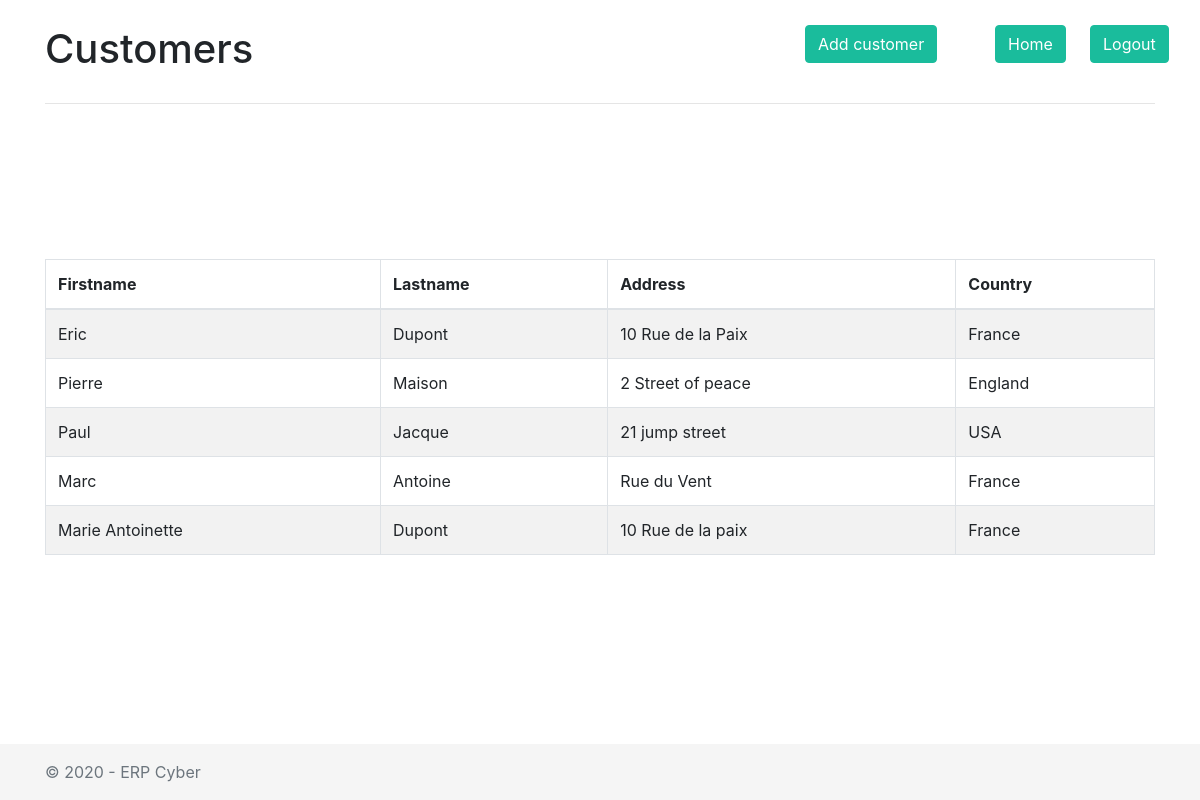
Page /view/customers.php (signed in) on the committed database.
### tables this page shows
CREATE TABLE `customer` (
  `id` int(11) NOT NULL,
  `Name` varchar(50) NOT NULL,
  `LastName` varchar(50) NOT NULL,
  `Address` varchar(50) NOT NULL,
  `Country` varchar(50) NOT NULL
);

### view/customers.php (the view, shortened to what this page needs)
<!doctype html>
<?php
    $db =  new mysqli("localhost", "brubru", "hahamdp!123", "test");
    $stock_query = "SELECT * FROM customer";
    $result = mysqli_query($db, $stock_query);
    while($item = $result->fetch_object()){
        $listitems[$item->id] = $item;
    }
?>
<html lang="en">
  <head>
    <link rel="stylesheet" href="https://cdn.jsdelivr.net/npm/bootstrap@4.5.3/dist/css/bootstrap.min.css">
    <link rel="stylesheet" type="text/css" href="https://cdn.datatables.net/v/bs4/dt-1.10.22/datatables.min.css"/>
    <link rel="stylesheet" type="text/css" href="../css/styles.css"/>
  </head>
  <body class="d-flex flex-column h-100">
  <main role="main" class="flex-shrink-0">
  <div class="container">
		<div class="row justify-content-center">
            <div class="col-12 title">
                <div class="row">
                <div class="col-8">
						<h1 class="title-text"> Customers </h1>
					</div>
					<div class="col-2">
						<button class="btn btn-primary" data-toggle="modal" data-target="#myModal">Add customer</button>
					</div>
					<div class="col-1">
						<button class="btn btn-primary shadow-2 mb-4" onclick="location.href='home.php'">Home</button>
					</div>
					<div class="col-1">
						<button class="btn btn-primary shadow-2 mb-4" onclick="location.href='../logout.php'">Logout</button>
					</div>
                </div>
                <hr>
            </div>
            <div class="col-12 content-stock">
                <div class="row align-items-center">
                    <div class="col-12">
                        <table id="customers-table" class="table table-striped table-bordered dt-responsive nowrap" style="width:100%">
                            <thead>
                                <tr>
                                    <th>Firstname</th>
                                    <th>Lastname</th>
                                    <th>Address</th>
                                    <th>Country</th>
                                </tr>
                            </thead>
                            <tbody>
                                <?php foreach ($listitems as $customer) { ?>
                                <tr>
                                    <td> <?= $customer->Name ?> </td>
                                    <td> <?= $customer->LastName ?> </td>
                                    <td> <?= $customer->Address ?> </td>
                                    <td> <?= $customer->Country ?> </td>
                                </tr>
                                <?php } ?>
                            </tbody>
                        </table>
                    </div>
                </div>
            </div>
		</div>
    </div>
</main>
    <footer class="footer mt-auto py-3">
  <div class="container">
    <span class="text-muted">&copy 2020 - ERP Cyber</span>
  </div>
</footer>
</body>
</html>

### css/styles.css (style rules this page uses)
.title { margin-top: 25px; margin-bottom: 25px; }
.btn-primary { background-color: #1ABC9C!important; border-color : #1ABC9C!important; }
.content-stock { margin-top: 10%; }
.footer { background-color: #f5f5f5; position: absolute; left: 0; right: 0; bottom: 0; color: #FFF; }

### rows in the picture
customer: Name "Eric", LastName "Dupont", Address "10 Rue de la Paix", Country "France"
customer: Name "Pierre", LastName "Maison", Address "2 Street of peace", Country "England"
customer: Name "Paul", LastName "Jacque", Address "21 jump street", Country "USA"
customer: Name "Marc", LastName "Antoine", Address "Rue du Vent", Country "France"
customer: Name "Marie Antoinette", LastName "Dupont", Address "10 Rue de la paix", Country "France"
